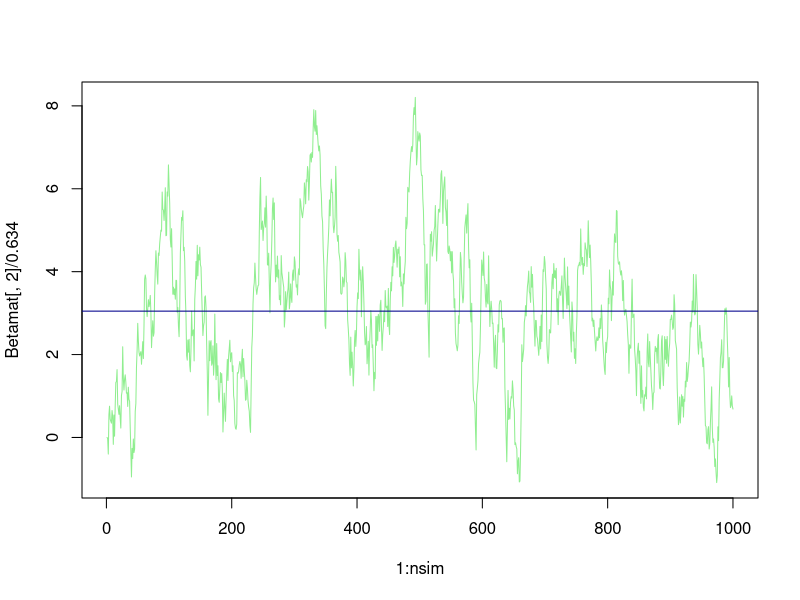

Generate this figure with R:
set.seed(123)
library(mvtnorm)

rm(list=ls())

## Simulando dados
## Tamanho da amostra
n<-250
## Preditor                                      
x<-runif(n)
b0<- -5 #intercepto
b1<-  2 #inclinaçãoa

eta<-b0+b1*x #preditor
p<-exp(eta)/(1+exp(eta)) #equação logistica
y<-rbinom(n,1,p) #observações
X<-matrix(c(rep(1,n),x), ncol=2)



Beta<-c(0,0)
lambda<-rep(1,n) ##peso
nu<-8					                       

## Store Results
nsim<-1000  			                   
z<-rep(0,n)					               
Betamat<-matrix(0,nrow=nsim,ncol=2) 

###################
## GIBBS SAMPLER	  #
###################

for (i in 2:nsim) {
    ## UPDATE Z
    muz<-X%*%Beta
    ## Update Mean of Z
    z[y==0]<-qnorm(runif(n,0,pnorm(0,muz,sqrt(1/lambda))),muz,sqrt(1/lambda))[y==0]
    z[y==1]<-qnorm(runif(n,pnorm(0,muz,sqrt(1/lambda)),1),muz,sqrt(1/lambda))[y==1]

    ## UPDATE BETA
    W<-diag(lambda)
    vbeta<-solve(t(X)%*%W%*%X)
    betahat <- vbeta%*%(t(X)%*%W%*%z)  	# Note: this isn't best code -- 
    
    Beta<-c(rmvnorm(1,betahat,vbeta))
    Betamat[i,]<-Beta

    ## UPDATE LAMBDA
    lambda<-rgamma(n,(nu+1)/2,scale=2/(nu+(z-X%*%Beta)^2))
    if (i%%100==0) print(i)
}

                                        # Results
mean.beta<-colMeans(Betamat/.634) # Correction factor is 1/.634
mean.beta

plot(1:nsim,Betamat[,2]/.634, type="l",col="lightgreen")
abline(h=mean.beta[2],col="blue4")


## Ajuste 
fit<-glm(y~x,family=binomial)
fit
